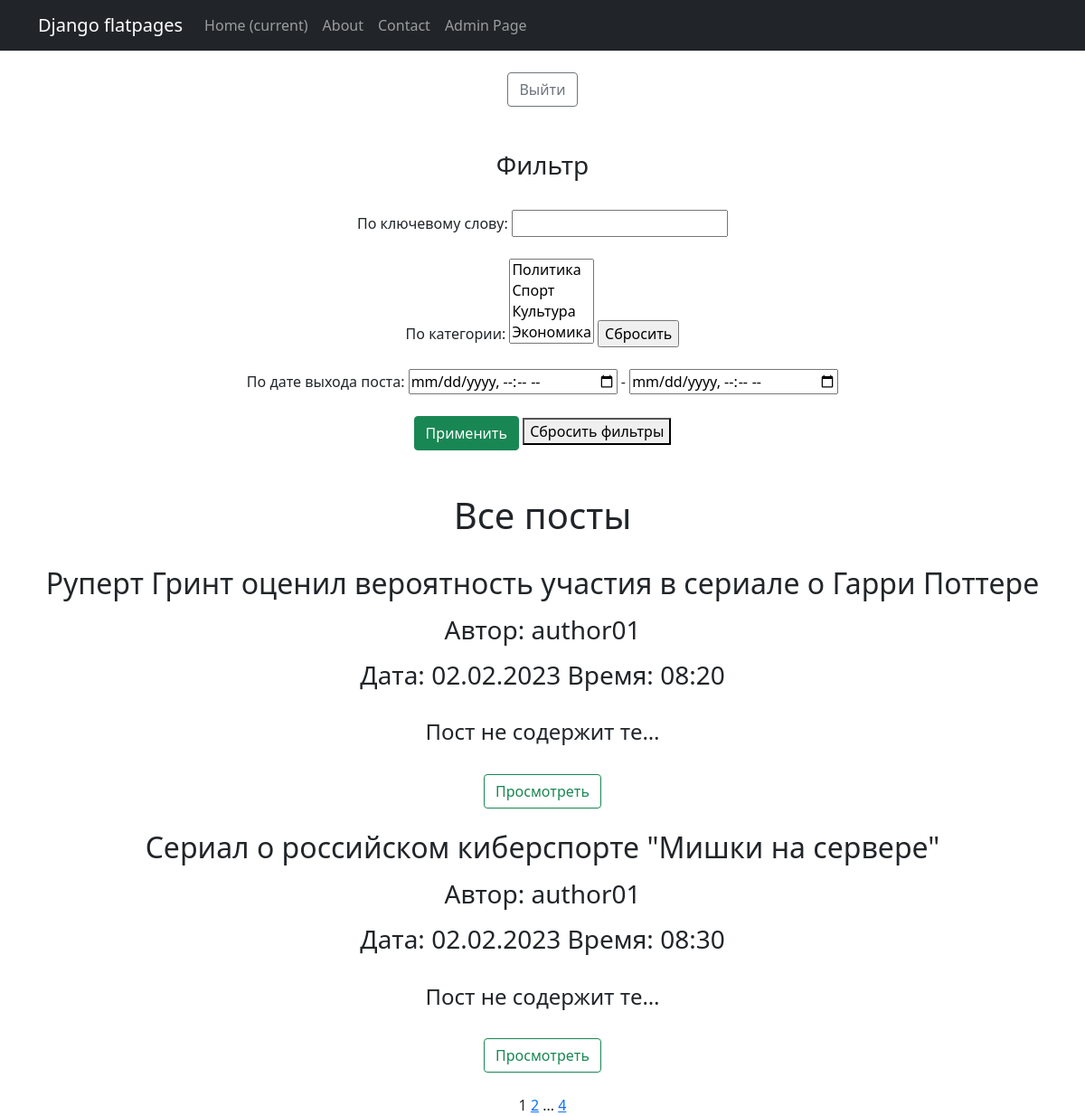
/posts/ (signed in), run on an earlier commit of the app's database.
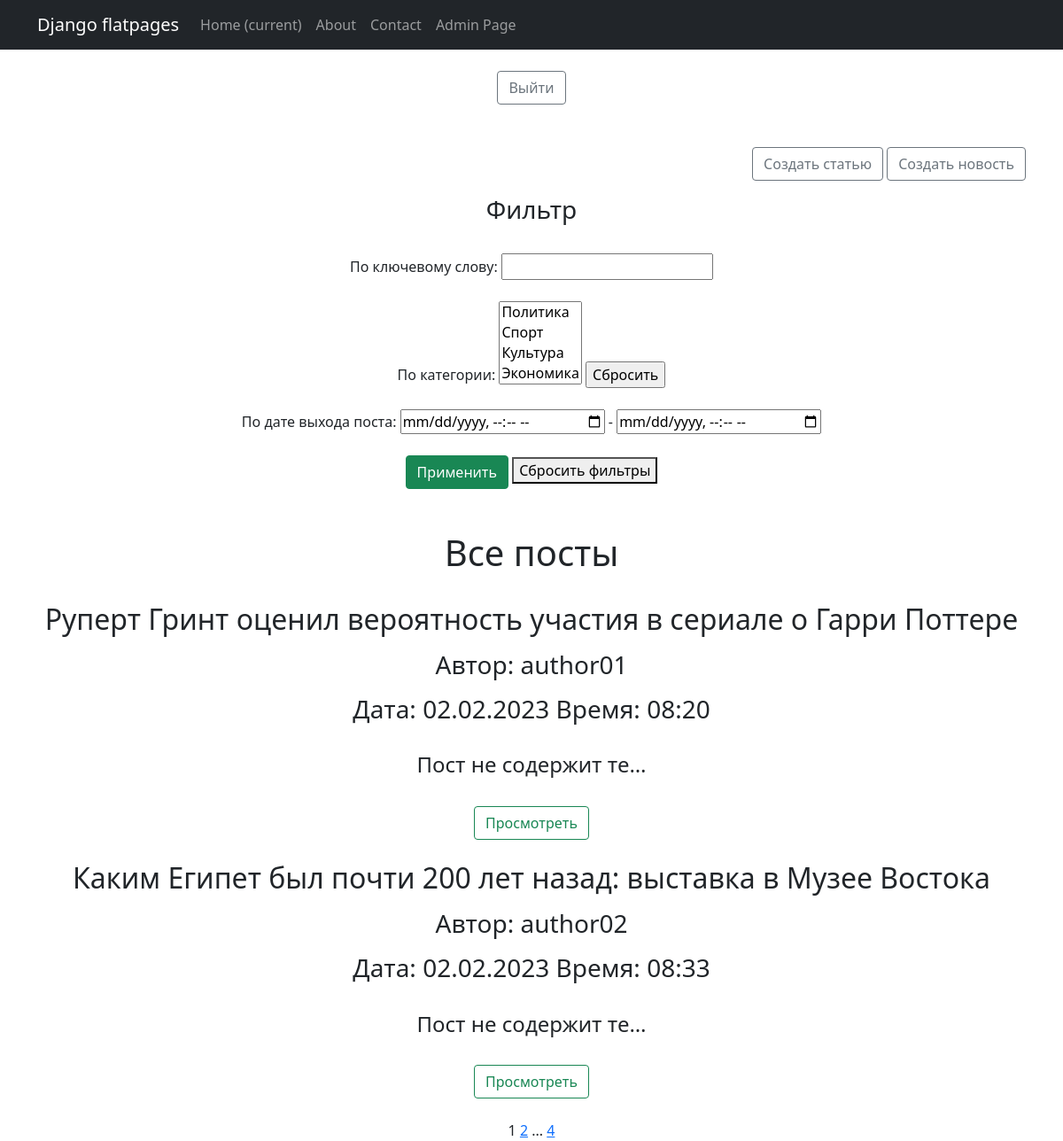
And on a later commit of the database.
### news/models.py (models this page shows, shortened)
class Post (models.Model):
    author = models.ForeignKey(Author, on_delete=models.CASCADE)
    article = 'A'
    news = 'N'
    POSTS = [
        (article, 'статья'),
        (news, 'новость'),
    ]
    type = models.CharField(max_length=1,
                                choices=POSTS,
                                default=news)
    time_in = models.DateTimeField(auto_now_add=True)#время создания
    category = models.ManyToManyField(Category, through='PostCategory')
    heading = models.CharField(max_length=255,) #заголовок
    text = models.TextField(default="Пост не содержит текста")
    rate = models.IntegerField(default = 0) #рейтинг
    def date(self):
        d=self.time_in.date()
        new_date = d.strftime("%d.%m.%Y")
        return new_date
    def time(self):
        t=self.time_in.time()
        new_time=t.strftime("%H:%M")
        return new_time

class Author (models.Model):
    authorUser = models.OneToOneField(User, on_delete=models.CASCADE)
    arating = models.IntegerField(default=0)  # рейтинг

### news/views.py (the view)
# urls.py: path('', PostsList.as_view(), name = 'posts_list'),
class PostsList(ListView):
    model = Post
    ordering = 'time_in'
    template_name = 'posts.html'
    context_object_name = 'posts'
    paginate_by = 2
    def get_queryset(self):
        queryset = super().get_queryset()
        self.filterset = ProductFilter(self.request.GET, queryset)
        return self.filterset.qs
    def get_context_data(self, **kwargs):
        context = super().get_context_data(**kwargs)
        context['filterset'] = self.filterset
        return context

### news/templatetags/news_filters.py (called while the page is built)
@register.filter()
def censored(wordstr):
    words=list(wordstr.split())
    words_censored=words.copy()
    for index, word in enumerate(words):
        if word.lower() in CENSORED_WORDS.keys():
            words_censored[index]=CENSORED_WORDS[word.lower()]
    return ' '.join(words_censored)

### news/templatetags/news_tags.py (called while the page is built)
@register.simple_tag(takes_context=True)
def url_replace(context, **kwargs):
   d = context['request'].GET.copy()
   for k, v in kwargs.items():
       d[k] = v
   return d.urlencode()

### templates/posts.html (shortened to what this page needs)
{% extends 'default.html' %}
{% load news_filters %}
{% load news_tags %}
{% block content %}
    <br>
    {% if request.user.is_authenticated %}
    <a class="btn btn-outline-secondary"
           href="{% url 'account_logout' %}">Выйти</a>
    {% else %}
    <a class="btn btn-outline-secondary"
           href="{% url 'account_login' %}">Войти</a>
    <a class="btn btn-outline-secondary"
           href="{% url 'account_signup' %}">Зарегистрироваться</a>
    {% endif %}
    <br><br><br>
    {% if perms.news.add_post %}
    <p align="right">
   <button
           type="button"
           onclick="window.location.href = 'articles/create/';"
           class="btn btn-outline-secondary">Создать статью
   </button>
   <button
           type="button"
           onclick="window.location.href = 'news/create/';"
           class="btn btn-outline-secondary">Создать новость
   </button></p>
   {% endif %}
   <h3>Фильтр</h3>
   <br>
   <form action="" method="get" >
       <label for="{{ filterset.form.heading__contains.id }}">По ключевому слову:</label>
       <input
               id="{{ filterset.form.heading__contains.id }}"
               name="heading__contains"
               value=""
       >
       <br><br>
       <label for="id_category__choice">По категории:</label>
       <select
                   name="category__choice"
                   id="id_category__choice" multiple="">
                   <option value="1">Политика</option>
                   <option value="2">Cпорт</option>
                   <option value="3">Культура</option>
                   <option value="4">Экономика</option>
                   <option value="5">Россия</option>
       </select>
       <input type="reset" value="Сбросить">
       <br><br>
       <label for="{{ filterset.form.time_in__range.id }}">По дате выхода поста:</label>
       <input
               type="datetime-local"
               id="{{ filterset.form.time_in__range.id }}"
               name="time_in__range_min"
               value="{{ filterset.form.time_in__range.value }}"
       >
       <label for="{{ filterset.form.time_in__range.id }}"> - </label>
       <input
               type="datetime-local"
               id="{{ filterset.form.time_in__range.id }}"
               name="time_in__range_max"
               value="{{ filterset.form.time_in__range.value }}"
       >
       <br><br>
       <input type="submit" class="btn btn-success" value="Применить" />
       <form action="/posts/.html" >
             <button>Сбросить фильтры</button>
       </form>
   </form>
   <br><br>
   <h1>Все посты</h1>
   <br>
   {% if posts %}
      {% for post in posts %}
          <h2>{{ post.heading|censored }}</h2>
          <p align="left">
          <h3>Автор: {{ post.author.authorUser }}</h3></p>
          <h3>Дата: {{ post.date}} Время: {{ post.time}}</h3>
          <br>
          <h4>{{ post.text|truncatechars:20}}<br></h4>
          <br>
          <a class="btn btn-outline-success"
             href="{% url 'post_detail' post.id %}">Просмотреть</a>
          <br><br>
      {% endfor %}
   {% else %}
      <h2>Постов нет!</h2>
   {% endif %}
   {{ page_obj.number }}
   {% if page_obj.has_next %}
       <a href="?{% url_replace page=page_obj.next_page_number %}">{{ page_obj.next_page_number }}</a>
       {% if paginator.num_pages != page_obj.next_page_number %}
           ...
           <a href="?{% url_replace page=page_obj.paginator.num_pages %}">{{ page_obj.paginator.num_pages }}</a>
       {% endif %}
   {% endif %}
{% endblock content %}

What changed in the data, as far as the page shows it:
removed Post: heading|censored "Сериал о российском киберспорте \"Мишки на сервере\"", author.authorUser "author01", date "02.02.2023", time "08:30", text "Пост не содержит те…"
now on this page (row unchanged): Post: heading|censored "Каким Египет был почти 200 лет назад: выставка в Музее Востока", author.authorUser "author02", date "02.02.2023", time "08:33", text "Пост не содержит те…"
Also different on the page:
text now shown: "Создать статью Создать новость"
